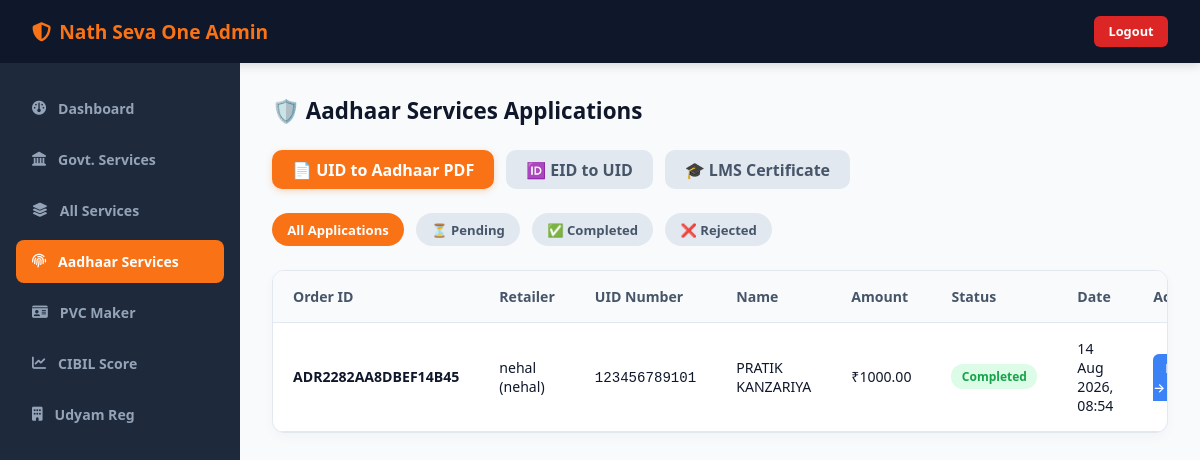
The page /admin-portal/aadhaar/ (signed in) on the database its author committed.
### app/models.py (models this page shows, shortened)
class AadhaarPdfApplication(models.Model):
    STATUS_CHOICES = [('PENDING', 'Pending'), ('PROCESSING', 'Processing'), ('COMPLETED', 'Completed'), ('REJECTED', 'Rejected')]
    retailer             = models.ForeignKey(Retailer, on_delete=models.SET_NULL, null=True, blank=True, related_name='aadhaar_pdf_applications')
    order_id             = models.CharField(max_length=50, unique=True, editable=False)
    uid_number           = models.CharField(max_length=12)
    name                 = models.CharField(max_length=100)
    output_pdf           = models.FileField(upload_to=upload_aadhaar_pdf_output, null=True, blank=True)
    rejection_reason     = models.TextField(blank=True)
    amount               = models.DecimalField(max_digits=10, decimal_places=2, default=1000.00)
    status               = models.CharField(max_length=20, choices=STATUS_CHOICES, default='PENDING')
    created_at           = models.DateTimeField(auto_now_add=True)
    processed_at         = models.DateTimeField(null=True, blank=True)
    class Meta:
        ordering = ['-created_at']

class Retailer(models.Model):
    retailer_id    = models.UUIDField(default=uuid.uuid4, editable=False, unique=True)
    user_id        = models.CharField(max_length=50, unique=True)
    password       = models.CharField(max_length=255)
    full_name      = models.CharField(max_length=100)
    mobile         = models.CharField(max_length=15, unique=True)
    email          = models.EmailField(max_length=100, blank=True)
    state          = models.CharField(max_length=50, blank=True)
    address        = models.TextField(blank=True)
    wallet_balance = models.DecimalField(max_digits=10, decimal_places=2, default=0)
    is_verified    = models.BooleanField(default=False)
    is_active      = models.BooleanField(default=True)
    created_at     = models.DateTimeField(auto_now_add=True)

### app/admin_views.py (the view)
# urls.py: path('admin-portal/aadhaar/', admin_views.admin_aadhaar_applications, name='admin_aadhaar_list'),
def admin_aadhaar_applications(request):
    if not _check_admin(request):
        return redirect('admin_login')
    status = request.GET.get('status', '').strip().upper()
    search = request.GET.get('q', '').strip()
    qs = AadhaarPdfApplication.objects.select_related('retailer').all().order_by('-created_at')
    if status and status in ['PENDING', 'PROCESSING', 'COMPLETED', 'REJECTED']:
        qs = qs.filter(status=status)
    if search:
        qs = qs.filter(order_id__icontains=search) | qs.filter(name__icontains=search) | qs.filter(uid_number__icontains=search)
    return render(request, 'admin_aadhaar_list.html', {
        'applications': qs,
        'current_status': status,
        'search': search,
    })

### app/admin_views.py (called while the page is built)
def _check_admin(request):
    return request.session.get('is_admin') is True

### pan_project/templates/admin_aadhaar_list.html (shortened to what this page needs)
<!DOCTYPE html>
<html lang="hi">
<head>
<link rel="stylesheet" href="https://cdnjs.cloudflare.com/ajax/libs/font-awesome/6.4.0/css/all.min.css">
</head>
<body>
<div class="topbar">
  <div class="brand"><i class="fa-solid fa-shield-halved"></i> Nath Seva One Admin</div>
  <a href="{% url 'admin_logout' %}" class="btn-logout">Logout</a>
</div>
<div class="main-wrap">
  <div class="sidebar">
    <a href="{% url 'admin_dashboard' %}" class="nav-item"><i class="fa-solid fa-gauge"></i> Dashboard</a>
    <a href="{% url 'admin_senior_list' %}" class="nav-item"><i class="fa-solid fa-landmark"></i> Govt. Services</a>
    <a href="{% url 'admin_other_services' %}" class="nav-item"><i class="fa-solid fa-layer-group"></i> All Services</a>
    <a href="{% url 'admin_aadhaar_list' %}" class="nav-item active"><i class="fa-solid fa-fingerprint"></i> Aadhaar Services</a>
    <a href="{% url 'admin_pvc_list' %}" class="nav-item"><i class="fa-solid fa-id-card"></i> PVC Maker</a>
    <a href="{% url 'admin_cibil_list' %}" class="nav-item"><i class="fa-solid fa-chart-line"></i> CIBIL Score</a>
    <a href="{% url 'admin_udyam_list' %}" class="nav-item"><i class="fa-solid fa-building"></i> Udyam Reg</a>
  </div>
  <div class="content">
    <div class="header-row">
      <h2 class="page-title">🛡️ Aadhaar Services Applications</h2>
    </div>
    <div style="display:flex;gap:.75rem;margin-bottom:1.5rem">
      <a href="{% url 'admin_aadhaar_list' %}" style="padding:.55rem 1.25rem;border-radius:10px;font-weight:700;text-decoration:none;background:#f97316;color:#fff;box-shadow:0 2px 6px rgba(249,115,22,0.25)">
        📄 UID to Aadhaar PDF
      </a>
      <a href="{% url 'admin_eid_list' %}" style="padding:.55rem 1.25rem;border-radius:10px;font-weight:700;text-decoration:none;background:#e2e8f0;color:#475569">
        🆔 EID to UID
      </a>
      <a href="{% url 'admin_lms_list' %}" style="padding:.55rem 1.25rem;border-radius:10px;font-weight:700;text-decoration:none;background:#e2e8f0;color:#475569">
        🎓 LMS Certificate
      </a>
    </div>
    <div class="filters">
      <a href="{% url 'admin_aadhaar_list' %}" class="filter-btn {% if not current_status %}active{% endif %}">All Applications</a>
      <a href="{% url 'admin_aadhaar_list' %}?status=PENDING" class="filter-btn {% if current_status == 'PENDING' %}active{% endif %}">⏳ Pending</a>
      <a href="{% url 'admin_aadhaar_list' %}?status=COMPLETED" class="filter-btn {% if current_status == 'COMPLETED' %}active{% endif %}">✅ Completed</a>
      <a href="{% url 'admin_aadhaar_list' %}?status=REJECTED" class="filter-btn {% if current_status == 'REJECTED' %}active{% endif %}">❌ Rejected</a>
    </div>
    <div class="card-table">
      <table>
        <thead>
          <tr>
            <th>Order ID</th>
            <th>Retailer</th>
            <th>UID Number</th>
            <th>Name</th>
            <th>Amount</th>
            <th>Status</th>
            <th>Date</th>
            <th>Action</th>
          </tr>
        </thead>
        <tbody>
          {% for app in applications %}
          <tr>
            <td><b>{{ app.order_id }}</b></td>
            <td>{{ app.retailer.user_id }} ({{ app.retailer.full_name }})</td>
            <td><code>{{ app.uid_number }}</code></td>
            <td>{{ app.name }}</td>
            <td>₹{{ app.amount }}</td>
            <td>
              {% if app.status == 'COMPLETED' %}
                <span class="badge badge-completed">Completed</span>
              {% elif app.status == 'REJECTED' %}
                <span class="badge badge-rejected">Rejected</span>
              {% else %}
                <span class="badge badge-pending">Pending</span>
              {% endif %}
            </td>
            <td>{{ app.created_at|date:"d M Y, H:i" }}</td>
            <td>
              <a href="{% url 'admin_aadhaar_detail' app.order_id %}" class="btn-action">Process →</a>
            </td>
          </tr>
          {% empty %}
          <tr>
            <td colspan="8" style="text-align:center;color:#94a3b8;padding:2.5rem">No applications found.</td>
          </tr>
          {% endfor %}
        </tbody>
      </table>
    </div>
  </div>
</div>
</body>
</html>

### pan_project/templates/admin_aadhaar_list.html (style rules this page uses)
* { box-sizing:border-box;margin:0;padding:0 }
body { font-family:'Segoe UI',system-ui,-apple-system,sans-serif;background:#f8fafc;color:#0f172a;min-height:100vh;display:flex;flex-direction:column }
.topbar { background:#0f172a;color:#fff;padding:1rem 2rem;display:flex;align-items:center;justify-content:space-between;box-shadow:0 2px 10px rgba(0,0,0,0.15) }
.topbar .brand { font-size:1.2rem;font-weight:700;color:#f97316;display:flex;align-items:center;gap:.5rem }
.topbar .btn-logout { background:#dc2626;color:#fff;padding:.4rem.9rem;border-radius:6px;text-decoration:none;font-size:.8rem;font-weight:600;transition:background 0.2s }
.main-wrap { display:flex;flex:1 }
.sidebar { width:240px;background:#1e293b;padding:1.5rem 1rem;display:flex;flex-direction:column;gap:.5rem }
.nav-item { display:flex;align-items:center;gap:.75rem;padding:.75rem 1rem;border-radius:8px;color:#94a3b8;text-decoration:none;font-size:.88rem;font-weight:600;transition:all 0.2s }
.nav-item:hover,.nav-item.active { background:#f97316;color:#fff }
.content { flex:1;padding:2rem;overflow-y:auto }
.header-row { display:flex;align-items:center;justify-content:space-between;margin-bottom:1.5rem }
.page-title { font-size:1.4rem;font-weight:700;color:#0f172a }
.filters { display:flex;align-items:center;gap:.75rem;margin-bottom:1.5rem }
.filter-btn { padding:.45rem.95rem;border-radius:20px;background:#e2e8f0;color:#475569;text-decoration:none;font-size:.82rem;font-weight:600;transition:all 0.2s }
.filter-btn.active,.filter-btn:hover { background:#f97316;color:#fff }
.card-table { background:#fff;border-radius:12px;box-shadow:0 4px 12px rgba(0,0,0,0.03);border:1px solid #e2e8f0;overflow:hidden }
table { width:100%;border-collapse:collapse;text-align:left }
th,td { padding:1rem 1.25rem;border-bottom:1px solid #e2e8f0;font-size:.88rem }
th { background:#f8fafc;color:#475569;font-weight:700 }
.badge { display:inline-block;padding:.25rem.65rem;border-radius:12px;font-size:.75rem;font-weight:700 }
.badge-completed { background:#dcfce7;color:#16a34a }
.btn-action { background:#3b82f6;color:#fff;padding:.35rem.75rem;border-radius:6px;text-decoration:none;font-size:.78rem;font-weight:600 }

### rows shown on the page
AadhaarPdfApplication: order_id "ADR2282AA8DBEF14B45", retailer.user_id "nehal", retailer.full_name "nehal", uid_number "123456789101", name "PRATIK KANZARIYA", amount "1000.00", status "Completed", created_at "14 Aug 2026, 08:54"
